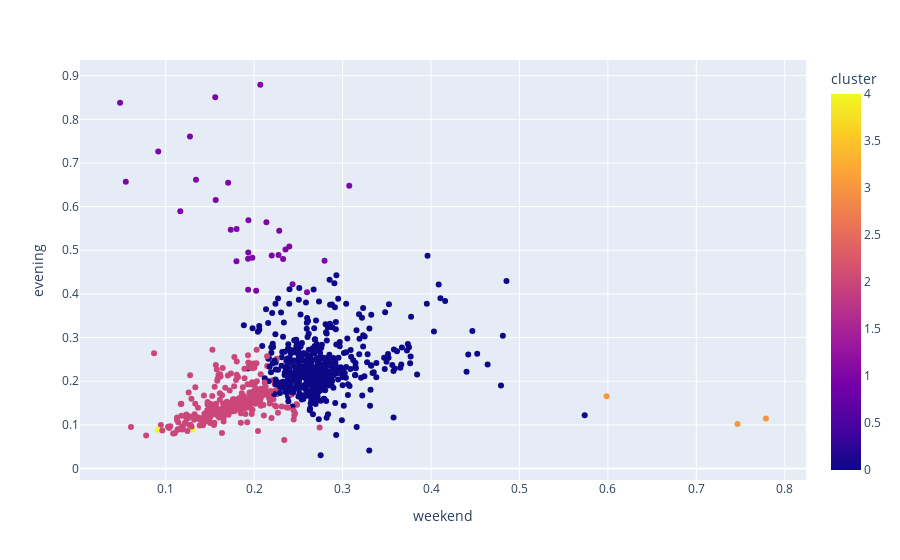

The notebook cell saved with this chart:
### Code cell
fig = px.scatter(scat, x=list(labels.values())[0], y=list(labels.values())[1], color='cluster', hover_name=features.function, hover_data=features[['ID', 'mean', 'std']])
# make the figure bigger
plt.figure(figsize=(100, 10))
fig.update_traces(mode="markers")   
fig.show()

### Figure 1 — Plotly figure (JSON) as saved in the notebook; plotly's stock layout.template omitted (floating-point values rounded to 4 significant figures; data arrays with more than 128 entries replaced by an {"elided": "..."} marker saying what was removed)
{"data": [{"customdata": {"elided": "848x3 float values"}, "hovertemplate": "<b>%{hovertext}</b><br><br>weekend=%{x}<br>evening=%{y}<br>ID=%{customdata[0]}<br>mean=%{customdata[1]}<br>std=%{customdata[2]}<br>cluster=%{marker.color}<extra></extra>", "hovertext": {"elided": "848 str values"}, "legendgroup": "", "marker": {"color": {"elided": "848 int values"}, "coloraxis": "coloraxis", "symbol": "circle"}, "mode": "markers", "name": "", "orientation": "v", "showlegend": false, "type": "scatter", "x": {"elided": "848 float values"}, "xaxis": "x", "y": {"elided": "848 float values"}, "yaxis": "y"}], "layout": {"coloraxis": {"colorbar": {"title": {"text": "cluster"}}, "colorscale": [[0, "#0d0887"], [0.1111, "#46039f"], [0.2222, "#7201a8"], [0.3333, "#9c179e"], [0.4444, "#bd3786"], [0.5556, "#d8576b"], [0.6667, "#ed7953"], [0.7778, "#fb9f3a"], [0.8889, "#fdca26"], [1, "#f0f921"]]}, "legend": {"tracegroupgap": 0}, "margin": {"t": 60}, "xaxis": {"anchor": "y", "domain": [0, 1], "title": {"text": "weekend"}}, "yaxis": {"anchor": "x", "domain": [0, 1], "title": {"text": "evening"}}}}
